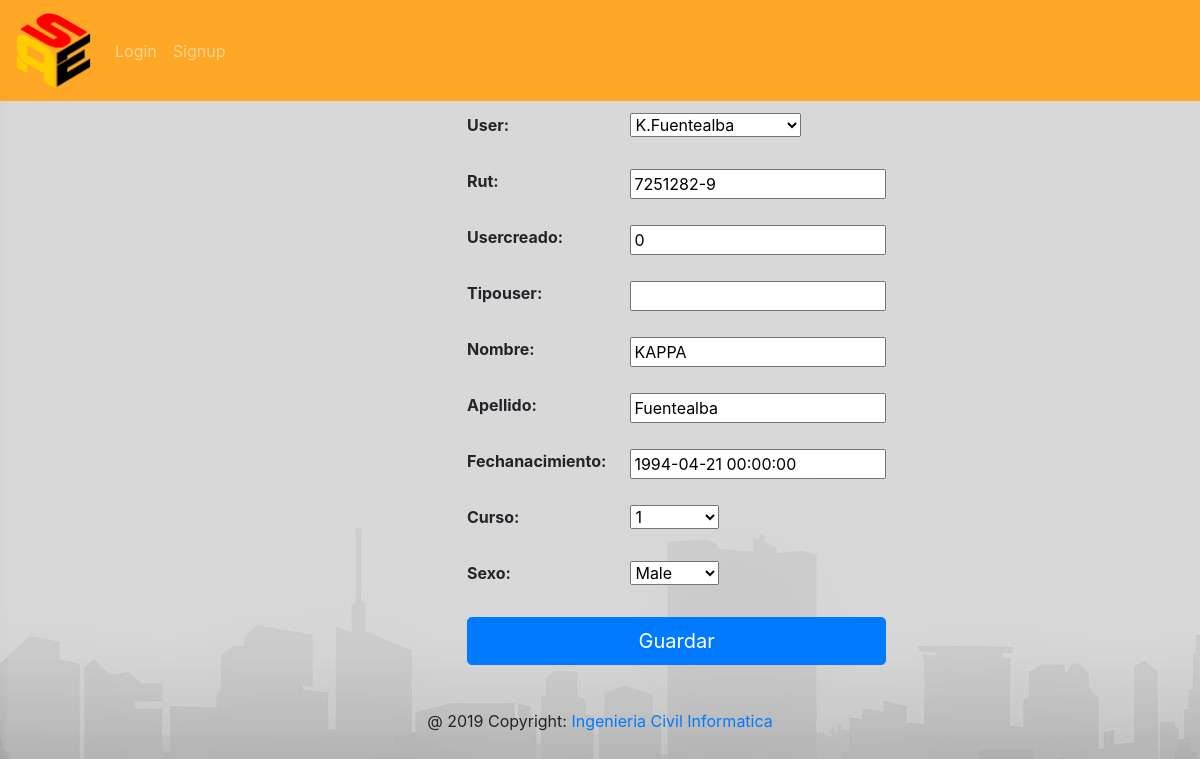
/alumno/1/update/, run on the app's committed database.
### Registro/models.py (models this page shows, shortened)
class Alumno(models.Model):
	user = models.OneToOneField(User, on_delete=models.CASCADE, blank=True, null=True)
	GENDER_CHOICES = (
        ('M', 'Male'),
        ('F', 'Female'),
    )
	rut=models.CharField(max_length=10)
	usercreado=models.PositiveIntegerField(default=0, blank=True, null=True)
	tipouser=models.PositiveIntegerField(blank=True, null=True)
	nombre=models.CharField(max_length=20)
	apellido=models.CharField(max_length=20)
	fechanacimiento=models.DateTimeField()
	curso=models.ForeignKey(Curso,on_delete=models.CASCADE)
	sexo = models.CharField(max_length=1,choices=GENDER_CHOICES)
	alumno=models.Manager()

### Registro/views.py (the view)
# urls.py: re_path(r'^alumno/(?P<pk>\d+)/update/$', views.AlumnoUpdate.as_view(success_url='/Alumnos/'), name='alumno_update'),
class AlumnoUpdate(UpdateView):
	model = Alumno
	template_name = './alumno_form.html'
	fields = '__all__'

### Registro/models.py (called while the page is built)
	def __str__(self):
		return "{}".format(self.codigo_curso)

### Registro/templates/alumno_form.html (shortened to what this page needs)
{% extends 'base.html' %}
{% block content %}
<div class="container" style="width: 20rem">
	<form action="" method="post">
			<table class="table table-borderless">
				{{ form.as_table }}
			<tr>
				<td colspan="2">
					<button type="submit" class="btn btn-lg btn-primary btn-block"> Guardar</button>
				</td>
			</tr>
			</table>
	</form>
</div>
{% endblock %}

### data on the page
Alumno: user "K.Fuentealba", rut "7251282-9", usercreado "0", nombre "KAPPA", apellido "Fuentealba", fechanacimiento "1994-04-21 00:00:00", curso "1", sexo "Male"
